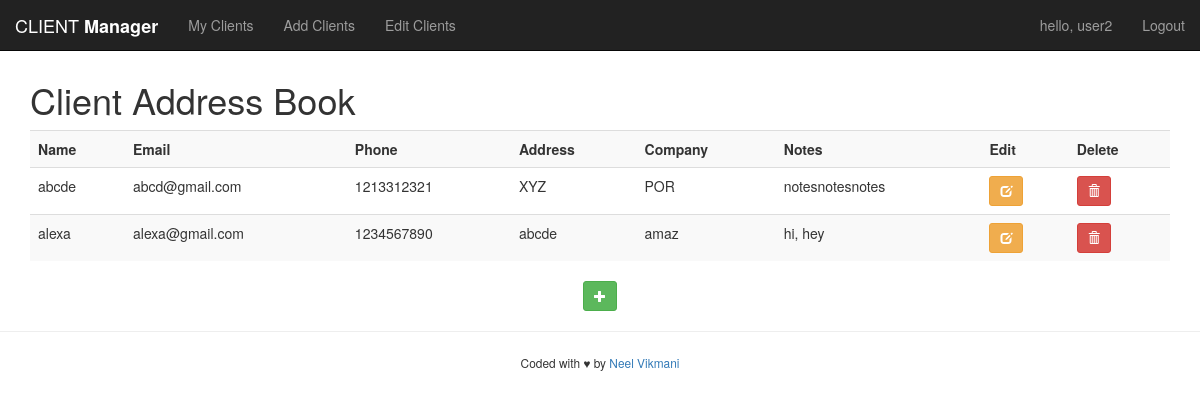
Page /clients.php (signed in) on the committed database.
### tables this page shows
CREATE TABLE `clients` (
  `id` int(11) NOT NULL,
  `user_id` int(11) NOT NULL,
  `name` varchar(20) NOT NULL,
  `email` varchar(60) NOT NULL,
  `phone` int(20) NOT NULL,
  `address` text NOT NULL,
  `company` varchar(20) NOT NULL,
  `notes` varchar(20) NOT NULL,
  `created_at` timestamp NOT NULL DEFAULT CURRENT_TIMESTAMP ON UPDATE CURRENT_TIMESTAMP,
  `updated_at` timestamp NOT NULL DEFAULT '0000-00-00 00:00:00'
);

### clients.php (the view, shortened to what this page needs)
<?php
$user_id=$_SESSION['loggedInID'];
include('includes/connections.php');
include_once('includes/header.php');
$query = "Select * from clients where user_id=$user_id";
$result = mysqli_query($conn, $query);
?>
<div class="container">
    <h1>Client Address Book</h1>
        <table class="table table-striped table-hover table-responsive">
            <tr>
                <th>Name</th>
                <th>Email</th>
                <th>Phone</th>
                <th>Address</th>
                <th>Company</th>
                <th>Notes</th>
                <th>Edit</th>
                <th>Delete</th>
            </tr>
            <?php
                if(mysqli_num_rows($result)>0){
                    while($row = mysqli_fetch_assoc($result)){
                        echo "<tr>";
                        echo
                            "<td>".$row['name']."</td><td>".$row['email']."</td><td>".$row['phone']."</td><td>".$row['address']."</td><td>".$row['company']."</td><td>".$row['notes']."</td>";
                        echo '<td>
                            <a href="edit.php?id='.$row['id'].'" name="editbtn" type="button" class="btn btn-warning btn-sm">
                            <span class="glyphicon glyphicon-edit"></span></a></td>';
                ?>
                <td><form method="POST" action="<?php echo $_SERVER['PHP_SELF']; ?>"><input type="hidden" name="id" value="<?php echo $row['id']?>"><button class="btn btn-danger btn-sm" name="delbtn"><span class="glyphicon glyphicon-trash"></span></button></form></td>
                <?php
                        echo"</tr>";
                    }
                }
                else{
                    echo"<div class='alert alert-warning'>You have no client</div>";
                }
           ?>
        </table>
    <tr>
        <td colspan="8 ">
            <div class="text-center ">
                <a href="add.php " type="button " class="btn btn-success btn-sm ">
                    <span class="glyphicon glyphicon-plus "></span>
                </a>
            </div>
        </td>
    </tr>
</div>
<?php
include_once('includes/footer.php');
?>

### includes/header.php (shortened to what this page needs)
<!DOCTYPE html>
<html>
<head>
    <link rel="stylesheet" href="https://maxcdn.bootstrapcdn.com/bootstrap/3.3.5/css/bootstrap.min.css">
</head>
    <body style="padding-top: 60px;">
        <nav class="navbar  navbar-default navbar-fixed-top navbar-inverse">
            <div class="container-fluid">
                <div class="navbar-header">
                    <a class="navbar-brand" href="clients.php">CLIENT <strong>Manager</strong></a>
                </div>
                <div class="collapse navbar-collapse" id="navbar-collapse">
                    <?php
                    if(isset($_SESSION['loggedInUser'])){
                    ?>
                        <ul class="nav navbar-nav">
                            <li><a href="clients.php">My Clients</a></li>
                            <li><a href="add.php">Add Clients</a></li>
                            <li><a href="edit.php">Edit Clients</a></li>
                        </ul>
                        <ul class="nav navbar-nav navbar-right">
                            <p class="navbar-text">hello,
                                <?php echo $_SESSION['loggedInUser'];?>
                            </p>
                            <li><a href="logout.php">Logout</a></li>
                        </ul>
                        <?php
                    }
                    else{
                        ?>
                            <ul class="nav navbar-nav navbar-right">
                                <li><a href="index.php">Login</a></li>
                            </ul>
                            <?php
                    }
                    ?>
                </div>
            </div>
        </nav>
</body>
</html>

### includes/footer.php (shortened to what this page needs)
<footer class="text-center">
    <hr>
    <small> Coded with &hearts; by <a>Neel Vikmani</a></small>
</footer>

### rows in the picture
clients: name "abcde", email "abcd@gmail.com", phone "1213312321", address "XYZ", company "POR", notes "notesnotesnotes"
clients: name "alexa", email "alexa@gmail.com", phone "1234567890", address "abcde", company "amaz", notes "hi, hey"

### other values in the picture
$_SESSION['loggedInUser'] "user2"
